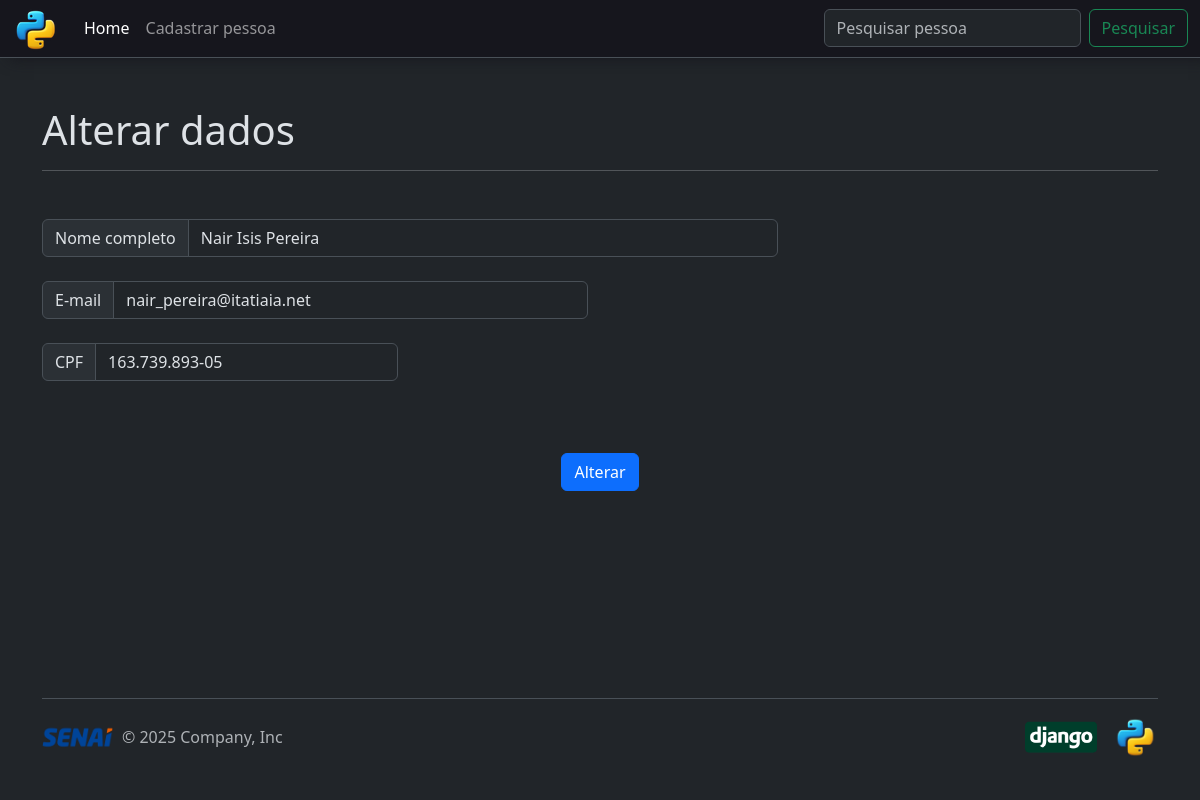
/crud_app/alterar/1/, run on an earlier commit of the app's database.
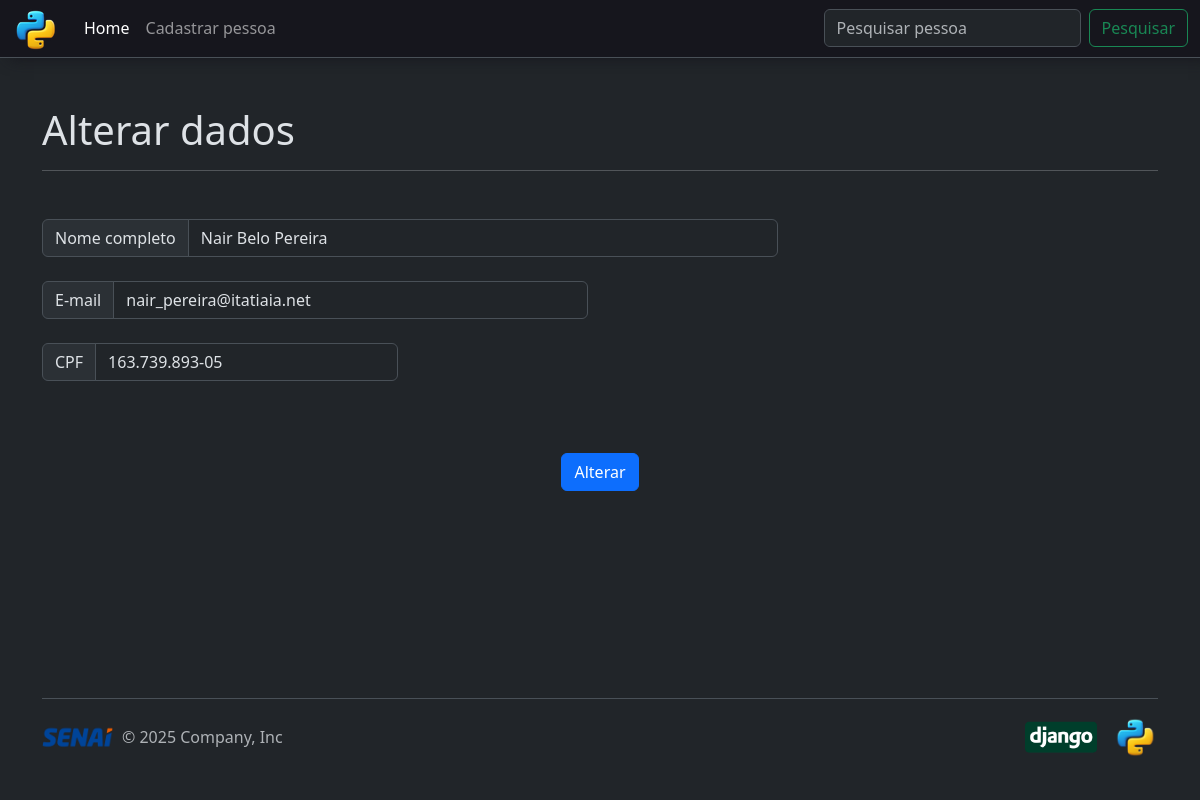
And on a later commit of the database.
### crud_app/models.py (models this page shows, shortened)
class Pessoa(models.Model):
    id_pessoa = models.AutoField(primary_key=True)
    nome = models.CharField(max_length=255, null=False, blank=False)
    email = models.EmailField(unique=True, null=False, blank=False)
    cpf = models.CharField(max_length=14, unique=True, null=True, blank=True)

### crud_app/views.py (the view)
# urls.py: path('alterar/<int:id_pessoa>/', views.alterar_pessoa, name='alterar_pessoa'),
def alterar_pessoa(request, id_pessoa):
    pessoa = Pessoa.objects.get(id_pessoa=id_pessoa)
    if request.method == 'POST':
        pessoa.nome = request.POST.get('nome')
        pessoa.email = request.POST.get('email')
        pessoa.cpf = request.POST.get('cpf')
        pessoa.save()
        return redirect('home')
    return render(request, 'alterar.html', {'pessoa': pessoa})

### crud_app/templates/alterar.html (shortened to what this page needs)
{% extends 'base.html' %}
{% block content %}
{% load static %}
    <div class="container">
        <h1>Alterar dados</h1>
        <hr class="mb-5">
        <form action="{% url 'alterar_pessoa' pessoa.id_pessoa %}" method="POST">
            <div class="row">
                <div class="col-12 col-lg-8">
                    <div class="input-group mb-4">
                        <span class="input-group-text" id="inputGroup-sizing-default">Nome completo</span>
                        <input type="text" class="form-control" aria-label="Sizing example input" aria-describedby="inputGroup-sizing-default" name="nome" value="{{ pessoa.nome }}" required>
                    </div>
                </div>
            </div>
            <div class="row">
                <div class="col-12 col-lg-6">
                    <div class="input-group mb-4">
                        <span class="input-group-text" id="inputGroup-sizing-default">E-mail</span>
                        <input type="text" class="form-control" aria-label="Sizing example input" aria-describedby="inputGroup-sizing-default" name="email" value="{{ pessoa.email }}" required>
                    </div>
                </div>
            </div>
            <div class="row">
                <div class="col-12 col-md-6 col-lg-4">
                    <div class="input-group mb-4">
                        <span class="input-group-text" id="inputGroup-sizing-default">CPF</span>
                        <input type="text" class="form-control" aria-label="Sizing example input" aria-describedby="inputGroup-sizing-default" name="cpf" value="{{ pessoa.cpf }}" required>
                    </div>
                </div>
            </div>
            <div class="row">
                <div class="d-grid gap-2 d-md-flex justify-content-md-center">
                    <button type="submit" class="btn btn-primary mt-5 mb-5">Alterar</button>
                </div>
            </div>
        </form>
    </div>
{% endblock %}

What changed in the data, as far as the page shows it:
changed Pessoa "nair_pereira@itatiaia.net": nome "Nair Isis Pereira" → "Nair Belo Pereira"
